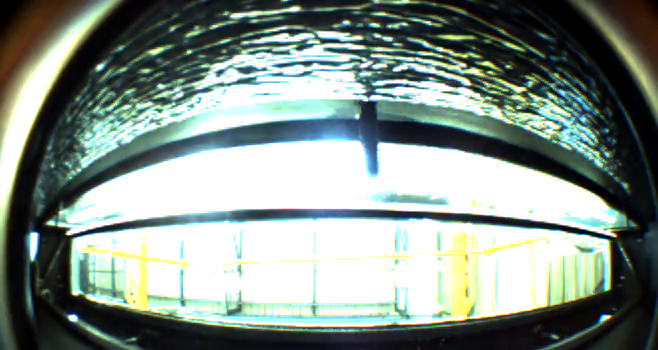
#> input picture frame 49 of MobileRobot/video/002_forward.mp4, 658 x 350 px
$ python new_stitch.py
#> lines starting #> are read from the running program, lines starting #| are printed output that depends on the picture; after the words box and inside, x2 and y2 are one past the last pixel; in counts of white or black regions, pixels touching at a corner belong together
import cv2
import numpy as np

cap = cv2.VideoCapture("/home/pat/HG_internship/MobileRobot/video/002_forward.mp4")

success , image = cap.read()
#> image is the input picture: shape (350, 658, 3); mean B, G, R 137.5, 145.3, 131.9

count = 0

result = "as"

while success:

    count += 1

    if count > 2:
        break

    img_ = image

    img1 = cv2.cvtColor(img_,cv2.COLOR_BGR2GRAY)
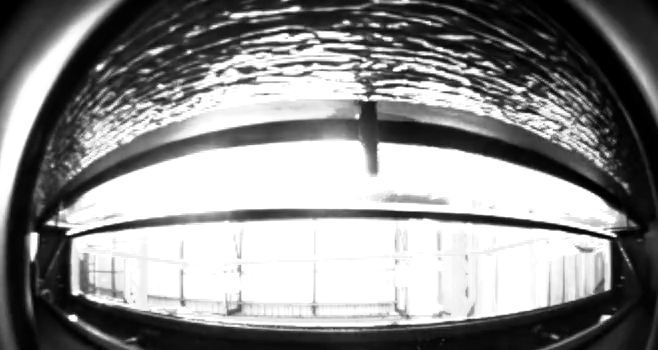
#> img1: shape (350, 658); min 0, max 255, mean 140.4

    success , img = cap.read()
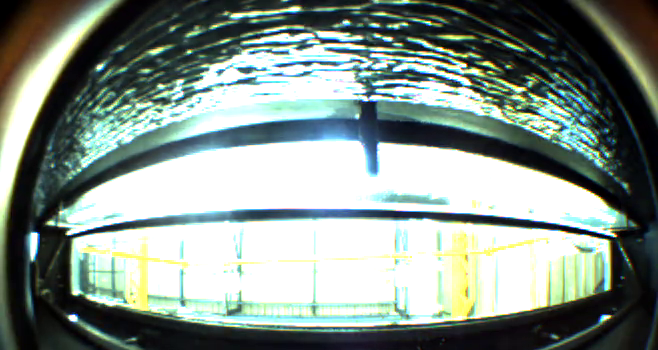
#> input picture frame 50 of MobileRobot/video/002_forward.mp4, 658 x 350 px
#> img is the input picture: shape (350, 658, 3); mean B, G, R 139, 146.7, 133.2

    img2 = cv2.cvtColor(img,cv2.COLOR_BGR2GRAY)
    sift = cv2.xfeatures2d.SIFT_create()

    kp1, des1 = sift.detectAndCompute(img1,None)
#> kp1 = 1275 keypoints; strongest (x, y, size): (73, 318, 5.7), (33, 239, 8.9), (605, 318, 5.2), (99, 67, 4.6)
    kp2, des2 = sift.detectAndCompute(img2,None)
#> kp2 = 1304 keypoints; strongest (x, y, size): (73, 318, 5.7), (33, 239, 8.9), (605, 318, 5.2), (99, 67, 4.6)

    match = cv2.BFMatcher()
    matches = match.knnMatch(des1,des2,k=2)
#> matches = 1275 matches
    good = []
    for m,n in matches:
        if m.distance < 0.03*n.distance:
            good.append(m)
#> after the loop, good = 374 matches
    draw_params = dict(matchColor=(0,255,0),
                        singlePointColor=None,
                        flags=2)
    img3 = cv2.drawMatches(img_,kp1,img,kp2,good,None,**draw_params)
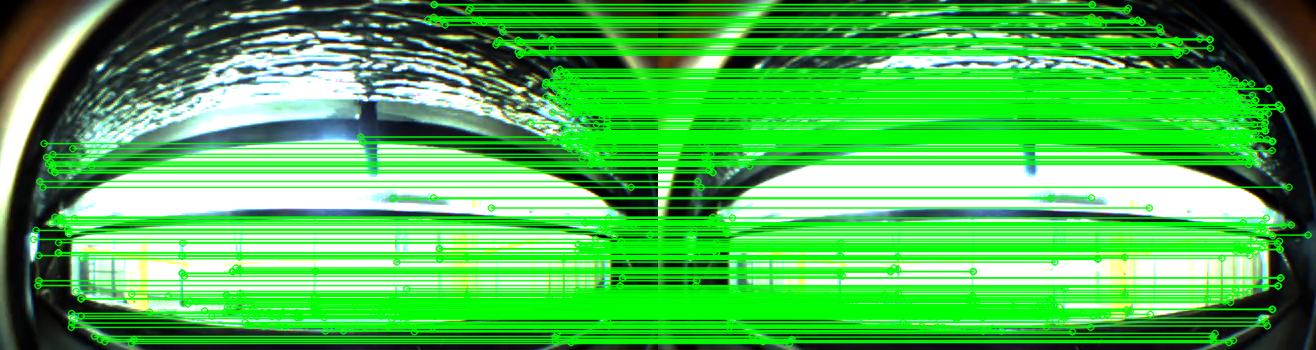
#> img3: shape (350, 1316, 3); mean B, G, R 83.1, 184.3, 80.1

    MIN_MATCH_COUNT = 10
    if len(good) > MIN_MATCH_COUNT:
        src_pts = np.float32([ kp1[m.queryIdx].pt for m in good ]).reshape(-1,1,2)
#> src_pts = 374 rows, first 8: [33.15, 238.9], [35.59, 229.9], [37.44, 285.1], [38.17, 255.1], [38.25, 280.3], [39.33, 181], [42.47, 186.9], [43.58, 143.1]
        dst_pts = np.float32([ kp2[m.trainIdx].pt for m in good ]).reshape(-1,1,2)
#> dst_pts = 374 rows, first 8: [33.13, 238.9], [35.54, 229.9], [37.44, 285.1], [38.17, 255.1], [38.24, 280.3], [39.33, 181], [42.48, 186.9], [43.59, 143.1]
        M, mask = cv2.findHomography(src_pts, dst_pts, cv2.RANSAC, 5.0)
#> M = [[1, -3.37e-05, 0.00107], [2.9e-05, 1, -0.0165], [5.11e-08, -7.45e-08, 1]]; mask = 374 values from 1 to 1
        h,w = img1.shape
#> h = 350; w = 658
        pts = np.float32([ [0,0],[0,h-1],[w-1,h-1],[w-1,0] ]).reshape(-1,1,2)
#> pts = [[0, 0], [0, 349], [657, 349], [657, 0]]
        dst = cv2.perspectiveTransform(pts, M)
#> dst = [[0.00107, -0.0165], [-0.0107, 349], [657, 349], [657, 0.00253]]
        img2 = cv2.polylines(img2,[np.int32(dst)],True,255,3, cv2.LINE_AA)
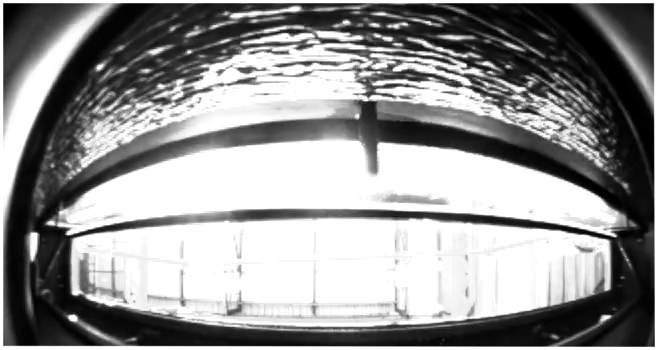
#> img2: shape (350, 658); min 0, max 255, mean 148
        #cv2.imshow("original_image_overlapping.jpg", img2)
    else:
        print("Not enought matches are found - %d/%d", (len(good)/MIN_MATCH_COUNT))
    dst = cv2.warpPerspective(img_,M,(img.shape[1] + img_.shape[1], img.shape[0]))
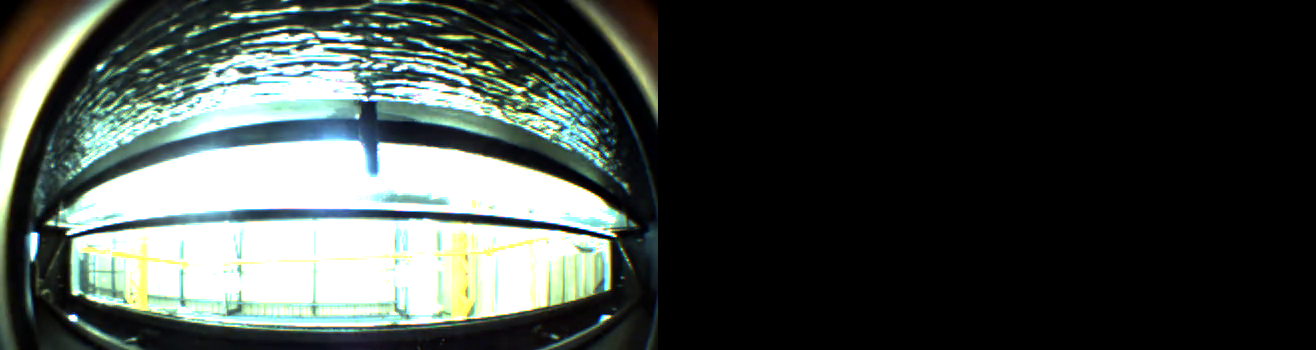
#> dst: shape (350, 1316, 3); mean B, G, R 68.8, 72.6, 65.9
    dst[0:img.shape[0],0:img.shape[1]] = img
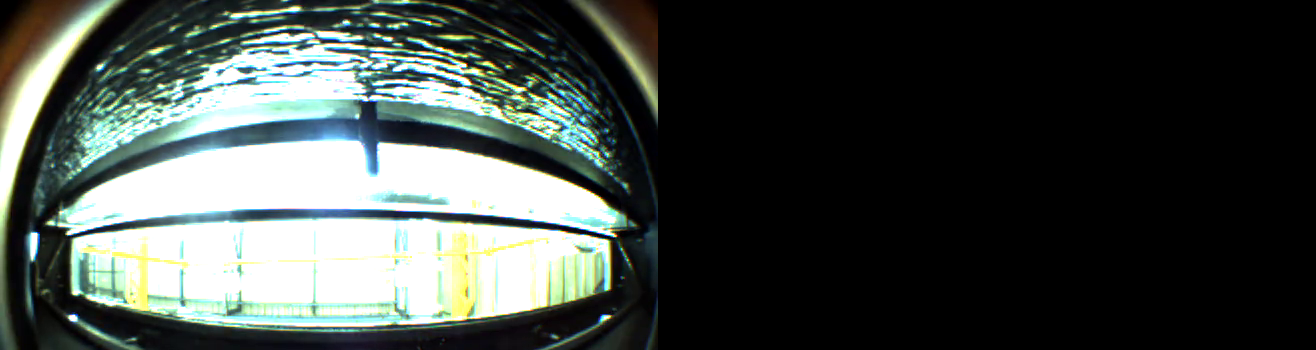
#> dst: shape (350, 1316, 3); 16.65% of pixels changed, all inside (x1, y1, x2, y2) = (0, 0, 658, 350)
    cv2.imshow("original_image_stitched.jpg", dst)
    def trim(frame):
        #crop top
        if not np.sum(frame[0]):
            return trim(frame[1:])
        #crop top
        if not np.sum(frame[-1]):
            return trim(frame[:-2])
        #crop top
        if not np.sum(frame[:,0]):
            return trim(frame[:,1:])
        #crop top
        if not np.sum(frame[:,-1]):
            return trim(frame[:,:-2])
        return frame
    cv2.imshow("original_image_stitched_crop.jpg", trim(dst))

    if cv2.waitKey(0) & 0xFF == ord('q'):
#> (key q is pressed here)
        break
    #cv2.imsave("original_image_stitched_crop.jpg", trim(dst))

$ run again, starting later in the video
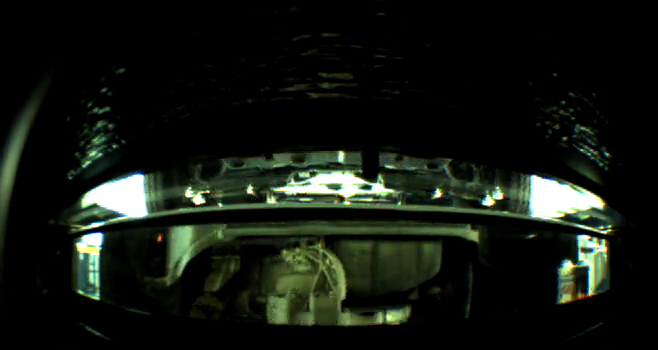
#> input picture frame 221 of MobileRobot/video/002_forward.mp4, 658 x 350 px
#> image is the input picture: shape (350, 658, 3); mean B, G, R 16.9, 24.1, 19
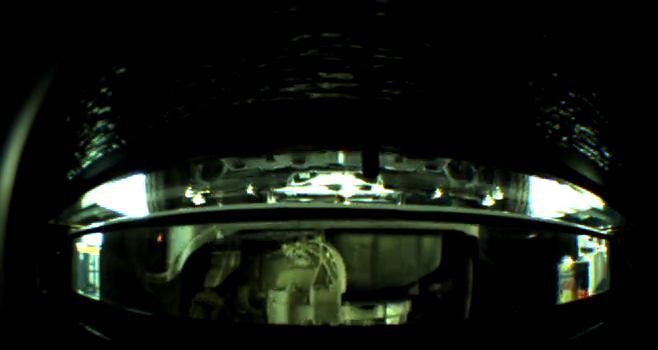
#> input picture frame 222 of MobileRobot/video/002_forward.mp4, 658 x 350 px
#> img is the input picture: shape (350, 658, 3); mean B, G, R 17.1, 24.4, 19.4
#> kp1 = 674 keypoints; strongest (x, y, size): (126, 197, 31.2), (550, 199, 31.5), (438, 194, 5.3), (250, 190, 4.9)
#> kp2 = 699 keypoints; strongest (x, y, size): (127, 197, 31.6), (550, 199, 31.7), (438, 194, 5.2), (250, 190, 4.9)
#> matches = 674 matches
#> after the loop `for m,n in matches:`: good = 57 matches
#> src_pts = 57 rows, first 8: [69.29, 227.5], [69.29, 227.5], [73.36, 230], [80.28, 291.9], [80.94, 296.1], [81.19, 256.9], [82.4, 289.9], [85.62, 238]
#> dst_pts = 57 rows, first 8: [69.29, 227.5], [69.29, 227.5], [73.36, 230], [80.28, 291.9], [80.94, 296.1], [81.18, 256.9], [82.4, 289.9], [85.6, 238]
#> M = [[1, 7.55e-05, -0.0371], [2.15e-05, 1, -0.0112], [8.63e-08, 1.65e-07, 1]]; mask = 57 values from 1 to 1
#> `dst = cv2.perspectiveTransform(pts, M)`: dst = [[-0.0371, -0.0112], [-0.0107, 349], [657, 349], [657, 0.00289]]
#> `dst[0:img.shape[0],0:img.shape[1]] = img`:
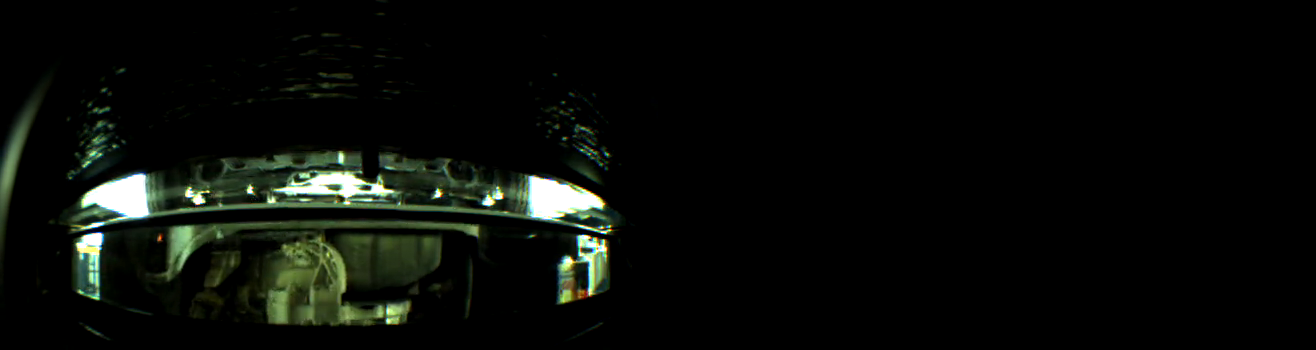
#> dst: shape (350, 1316, 3); mean B, G, R 8.6, 12.2, 9.7

$ run again, starting later in the video
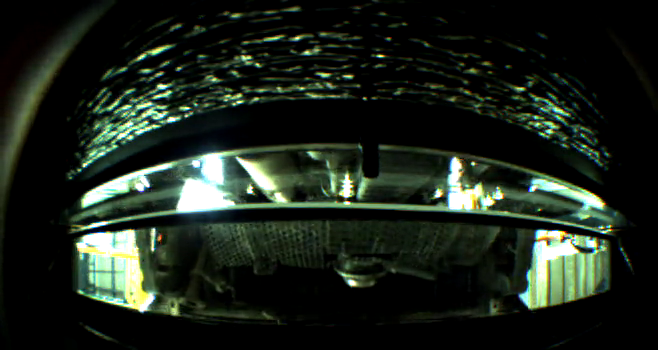
#> input picture frame 393 of MobileRobot/video/002_forward.mp4, 658 x 350 px
#> image is the input picture: shape (350, 658, 3); mean B, G, R 27.4, 36.9, 28.4
#> kp1 = 1330 keypoints; strongest (x, y, size): (115, 265, 46.8), (352, 283, 5.1), (438, 194, 5), (204, 187, 36.8)
#> kp2 = 1357 keypoints; strongest (x, y, size): (352, 278, 5), (438, 194, 5), (329, 85, 3.9), (205, 187, 36.6)
#> matches = 1330 matches
#> after the loop `for m,n in matches:`: good = 326 matches
#> `img3 = cv2.drawMatches(img_,kp1,img,kp2,good,None,**draw_params)`:
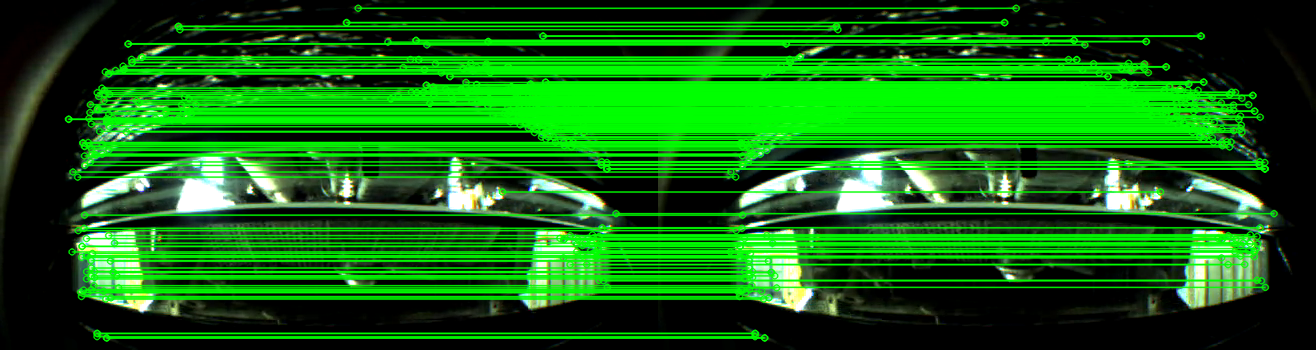
#> img3: shape (350, 1316, 3); mean B, G, R 18.7, 103.3, 19.4
#> src_pts = 326 rows, first 8: [68.2, 118.8], [68.2, 118.8], [71.58, 251.4], [72.42, 171.5], [77.13, 176.6], [77.74, 230.1], [80.35, 291.9], [81.02, 296]
#> dst_pts = 326 rows, first 8: [68.2, 118.8], [68.2, 118.8], [71.67, 251.4], [72.42, 171.5], [77.16, 176.5], [77.73, 230.1], [80.35, 291.9], [81.02, 296]
#> M = [[1, -2.3e-05, 0.00316], [6.74e-06, 1, -0.00108], [3.32e-08, -1.09e-07, 1]]; mask = 326 values from 1 to 1
#> `dst = cv2.perspectiveTransform(pts, M)`: dst = [[0.00316, -0.00108], [-0.00487, 349], [657, 349], [657, 0.00334]]
#> `dst[0:img.shape[0],0:img.shape[1]] = img`:
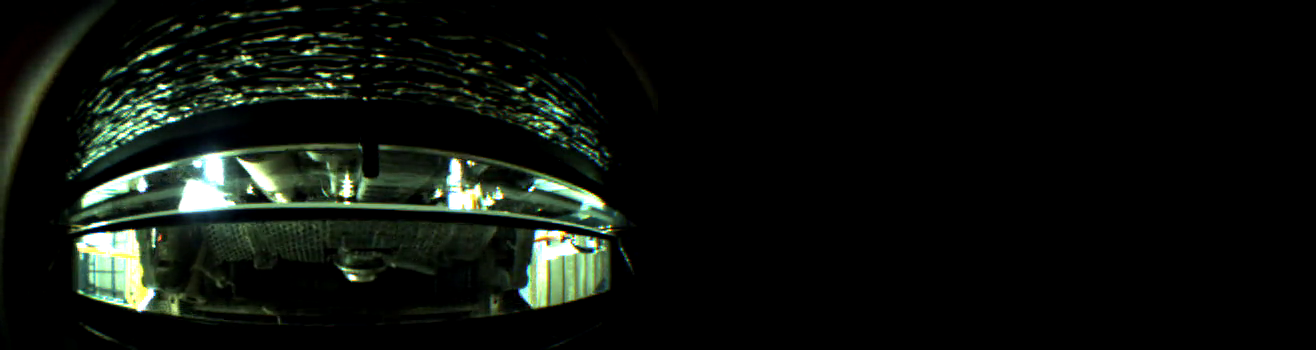
#> dst: shape (350, 1316, 3); mean B, G, R 13.7, 18.5, 14.2
